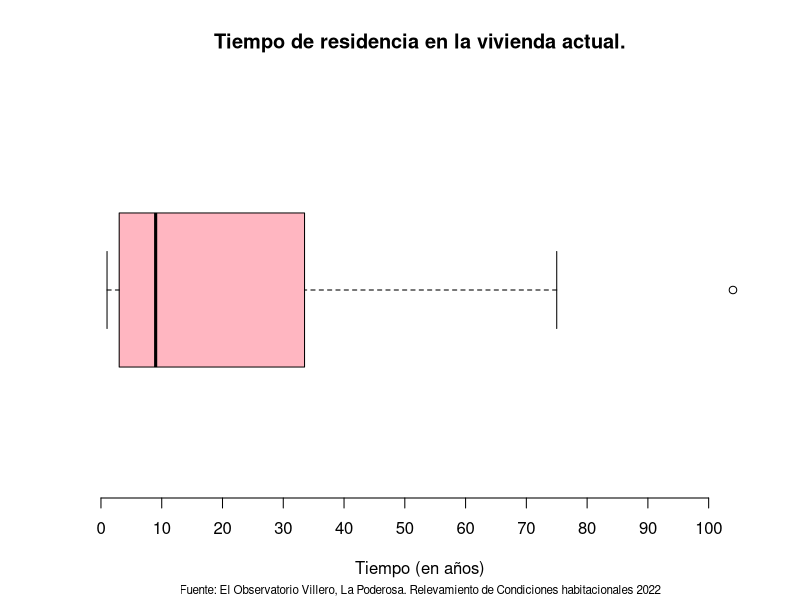
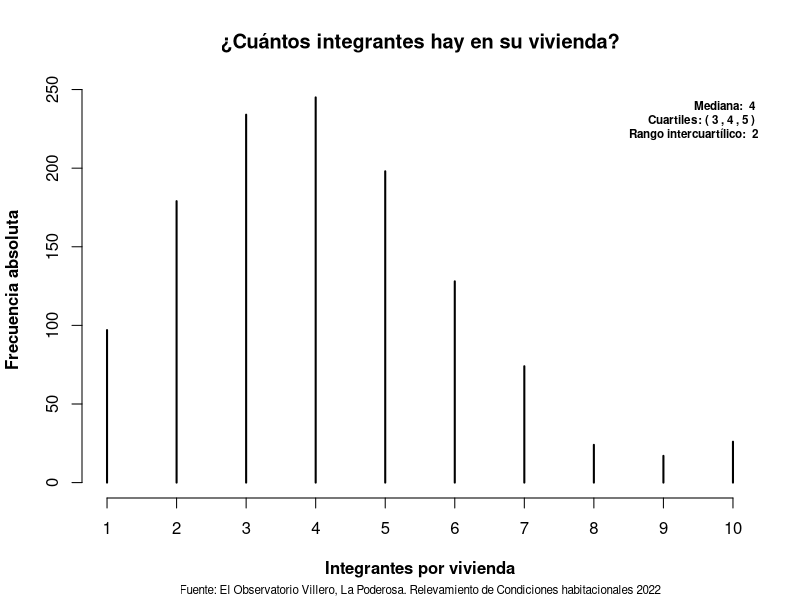
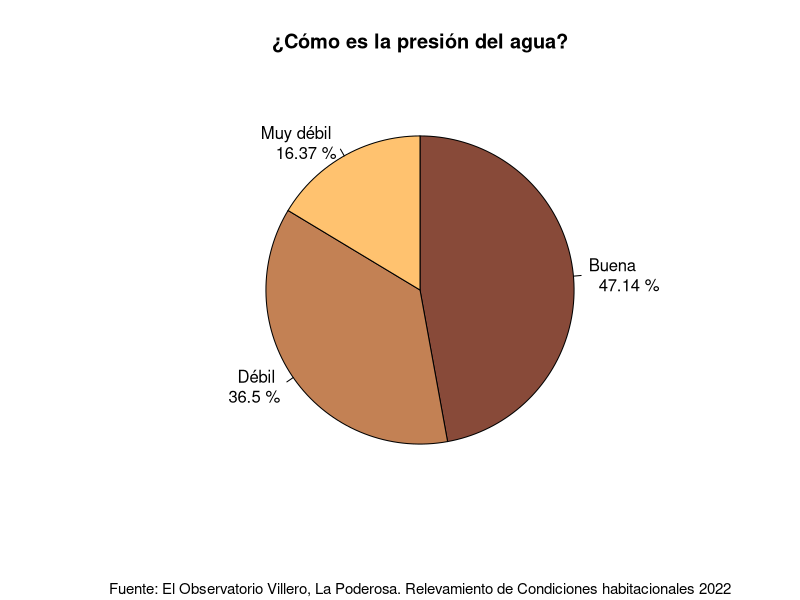
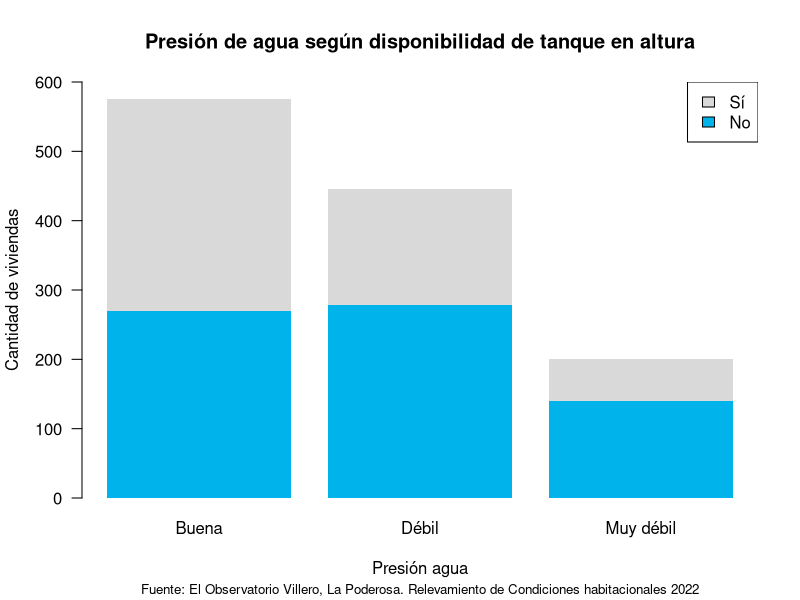
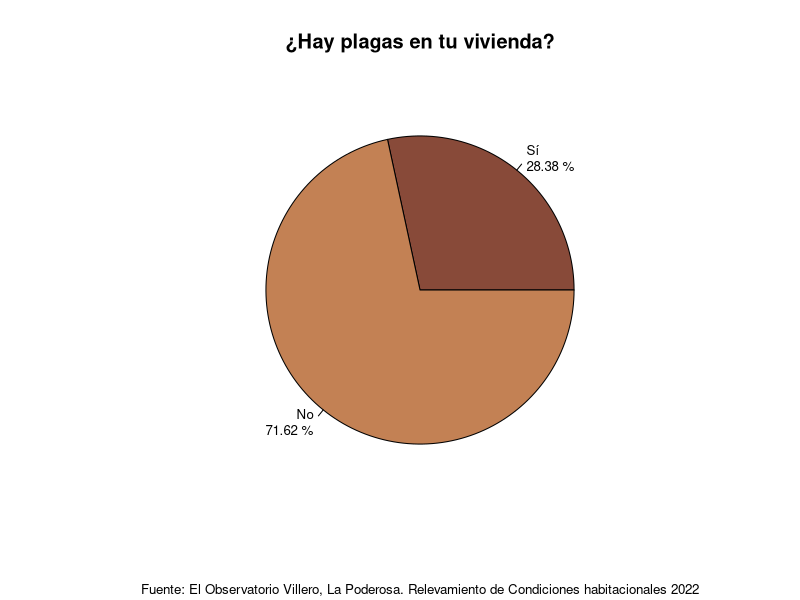
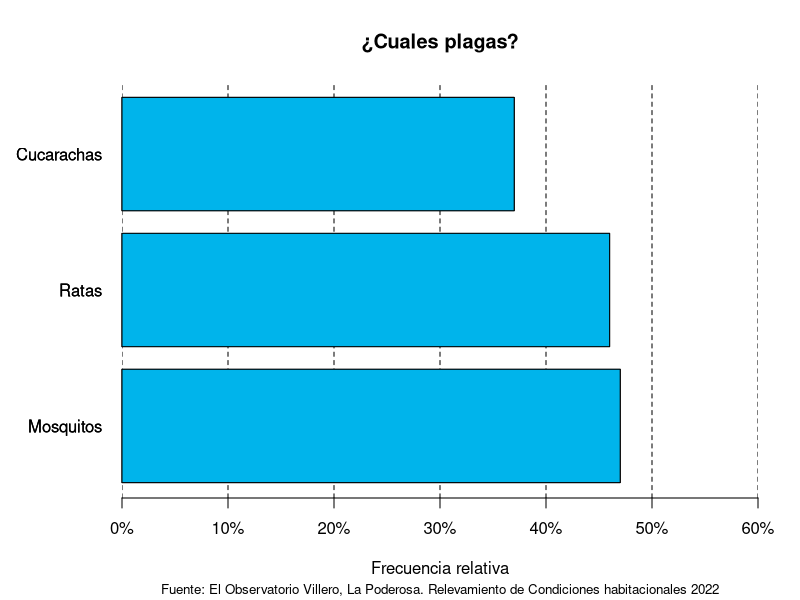

Reproduce these figures in R, in order.
# Paquetes y lectura de datos -----
install.packages("readxl")
library(readxl)

# Leer tabla, saltando las dos primeras lineas
tabla <- read_xlsx("Datos_LP.xlsx",
                    skip = 2)

# Globales ----------------

fuente <- "Fuente: El Observatorio Villero, La Poderosa. Relevamiento de Condiciones habitacionales 2022"
colores1 <- c("#79155B", "#C23373", "#F6635C", "#FFBA86")
colores2 <- c("#884A39", "#C38154", "#FFC26F", "#F9E0BB")
colores3 <- c("#00b4eb", "#d9d9d9")
cantidad_entrevistados <- 1222



# Sección 1: Características generales de la composición del hogar -----------

# Tiempo de residencia (Boxplot)

tabla_tiempo_de_residencia <- table(tabla$`Tiempo de residencia en la vivienda actual (en años)`)

boxplot(tabla_tiempo_de_residencia,
        horizontal = TRUE,
        axes = FALSE,
        xlab = "Tiempo (en años)",
        main = "Tiempo de residencia en la vivienda actual.",
        col = "lightpink",
        sub = fuente,
        cex.sub = 0.7)

axis(side = 1,
     at = seq(0, 100, by = 10))

# Integrantes por vivienda (Histograma)

integrantes_mediana <- paste("Mediana: ", median(tabla$`¿Cuántos integrantes hay en su vivienda?`))
cuartiles_integrantes <- quantile(tabla$`¿Cuántos integrantes hay en su vivienda?`)
rango_intercuartilico_integrantes <- paste("Rango intercuartílico: ", IQR(tabla$`¿Cuántos integrantes hay en su vivienda?`))
cuartiles_integrantes <- paste("Cuartiles: (", cuartiles_integrantes[2], ",",
                               cuartiles_integrantes[3], ",",
                               cuartiles_integrantes[4], ")")

plot(table(tabla$`¿Cuántos integrantes hay en su vivienda?`),
     type = 'h',
     xlim = c(1,10),
     xlab = "Integrantes por vivienda",
     ylab = "Frecuencia absoluta",
     main = "¿Cuántos integrantes hay en su vivienda?",
     sub = fuente,
     cex.sub = 0.7,
     col = "black",
     font.lab = 2,
     frame.plot = FALSE)

mtext(paste(integrantes_mediana, "\n", cuartiles_integrantes, "\n", rango_intercuartilico_integrantes),
      side = 3,
      cex = 0.7,
      adj = 1,
      line = -3,
      font = 2)


# Sección 5: Agua y saneamiento --------------

# Presión de agua (Grafico de torta)

tabla_presion_de_agua <- table(tabla$`¿Cómo es la presión del agua?`)
frec_rel_presion_de_agua <- round(tabla_presion_de_agua / cantidad_entrevistados, 4)

labels_presion_de_agua <- paste(c("Buena", "Débil", "Muy débil"), "\n ", frec_rel_presion_de_agua * 100, "%")
pie(tabla_presion_de_agua,
    labels = labels_presion_de_agua,
    col = colores2,
    main = "¿Cómo es la presión del agua?",
    sub = fuente,
    cex.sub = 0.9,
    clockwise = TRUE)

# Relación entre dos variables categóricas
# Grafico de barras subdivididas
tabla_bivariada_agua = table(tabla$`¿Tiene capacidad de almacenamiento de agua en altura?`,
                             tabla$`¿Cómo es la presión del agua?`)

barplot(tabla_bivariada_agua,
        main = "Presión de agua según disponibilidad de tanque en altura",
        beside = FALSE,
        horiz = FALSE,
        ylim = c(0, 600),
        ylab = "Cantidad de viviendas",
        xlab = "Presión agua",
        las = 1,
        col = colores3,
        sub = fuente,
        border = NA,
        cex.sub = 0.8)

legend("topright",
       legend = rev(rownames(tabla_bivariada_agua)),
       fill = rev(colores3))


# Sección 10: Servicios barriales --------

# Presencia de plagas (total de la población) (Grafico de torta)

tabla_plaga <- table(tabla$`¿Hay plagas (cucarachas, mosquitos, ratas, etc) en su vivienda y en los alrededores de la misma?`)
porcentaje_plaga = paste(round(tabla_plaga / sum(tabla_plaga) * 100, 2), c('%'), sep = " ")
categorias_plaga = c("Sí", "No")
etiquetas_plaga = paste(categorias_plaga, porcentaje_plaga, sep = "\n")
pie(tabla_plaga,
    main = "¿Hay plagas en tu vivienda?",
    labels = etiquetas_plaga,
    cex = 0.8,
    sub = fuente,
    col = colores2,
    cex.sub = 0.8
)

# Tipo de plaga sobre población total
# Variable categorica de multiples opcioness

# Calculamos las frecuencias relativas de cada plaga
# y las ordenamos 
cucarachas = table(factor(tabla$`¿Cuáles plagas?`))
mosquitos = table(factor(tabla$...94))
ratas = table(factor(tabla$...95))
tabla_plagas = data.frame(FrecuenciaAbsoluta = c(cucarachas, mosquitos, ratas))
frec_rel_plagas = round(tabla_plagas$FrecuenciaAbsoluta / cantidad_entrevistados, 2)
names(frec_rel_plagas) = c("Cucarachas", "Mosquitos", "Ratas")
frec_rel_plagas = frec_rel_plagas[order(frec_rel_plagas, decreasing = TRUE)]

# Lugar de las marcas
xmin_p = 0
xmax_p = 0.6
sep_p = 0.1

par(mar = c(5, 6, 4, 2) + 0.1)

barplot(frec_rel_plagas,
        horiz = TRUE,
        xlim = c(xmin_p, xmax_p),
        xlab = "Frecuencia relativa",
        main = "¿Cuales plagas?",
        sub = fuente,
        las = 1,
        cex.sub = 0.8,
        axes = FALSE)

# Añadimos etiquetas en el eje x
etiquetas_plagas = paste(seq(xmin_p * 100, xmax_p * 100, sep_p * 100), '%', sep="")
axis(side=1, 
     at = seq(xmin_p, xmax_p, sep_p), 
     labels = etiquetas_plagas)
abline(v = axTicks(1), lty = "dashed")

barplot(frec_rel_plagas,
        horiz = TRUE,
        xlim = c(xmin_p, xmax_p),
        col = colores3[1],
        las = 1,
        cex.sub = 0.8,
        axes = FALSE,
        add = TRUE)

